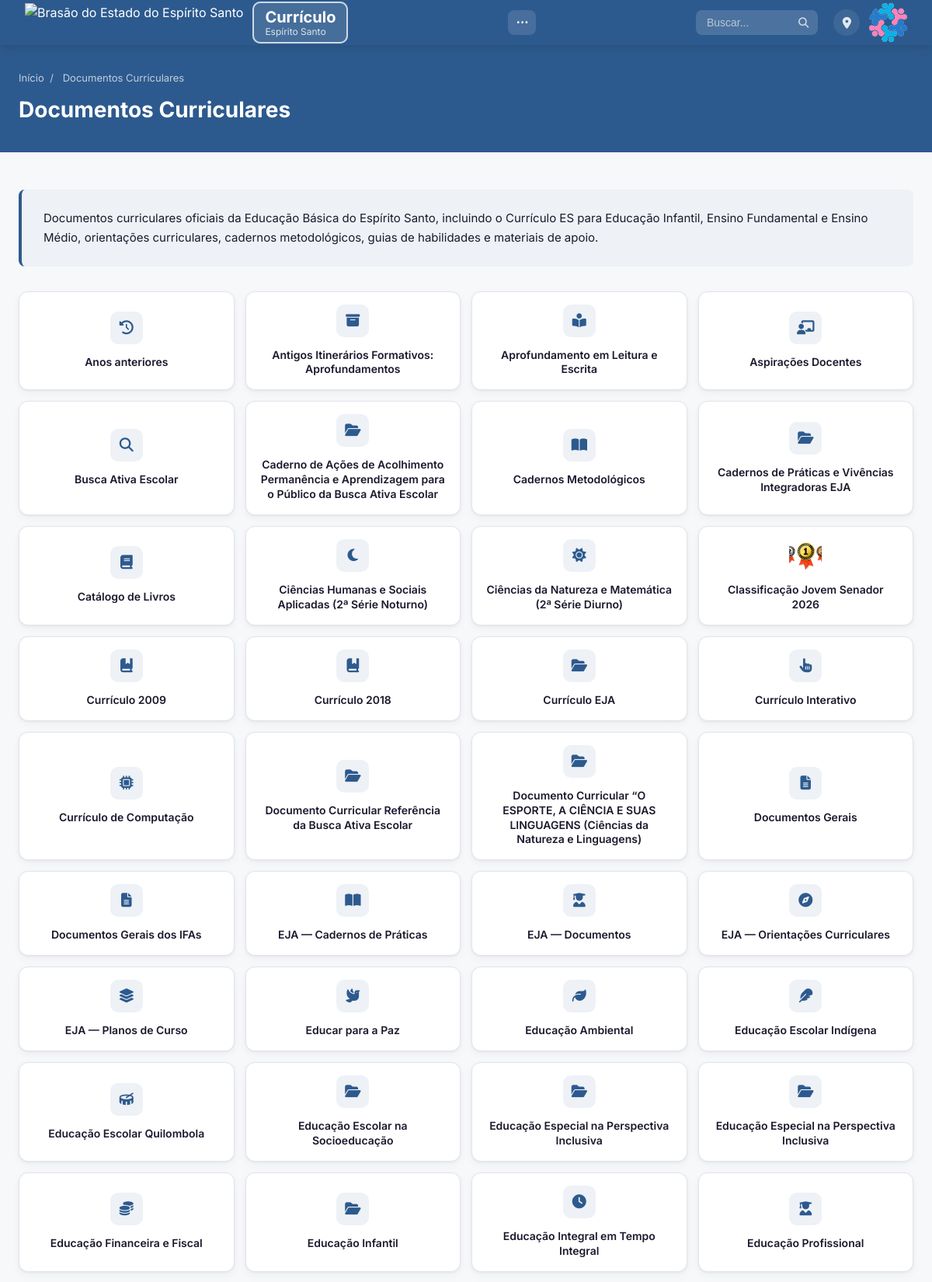
Screenshot of /categoria/documentos-curriculares/ (upper part) with the database file from the repository.
### conteudo/models.py (models this page shows, shortened)
class Categoria(models.Model):
    objects = CategoriaManager()
    todos_objetos = CategoriaTodosManager()
    nome = models.CharField('Nome', max_length=200)
    slug = models.SlugField('URL amigável', max_length=200, unique=True, blank=True)
    descricao = models.TextField('Descrição', blank=True)
    icone = models.CharField(
        'Ícone', max_length=50, blank=True,
        help_text='Nome do ícone (ex: fas fa-book, fas fa-trophy)'
    )
    icone_imagem = models.FileField(
        'Ícone personalizado (imagem)', upload_to='icones_categoria/', blank=True, null=True,
        help_text='Envie uma imagem para usar como ícone deste botão, no lugar do ícone '
                  'automático/Font Awesome. Aceita qualquer formato (PNG, JPG, SVG, ICO, '
                  'WEBP...). Use uma imagem com fundo transparente para não prejudicar a '
                  'estética do botão. A imagem é ajustada automaticamente ao espaço do '
                  'ícone (sem cortar) tanto no botão principal quanto em subbotões. Se '
                  'preenchido, tem prioridade sobre o ícone escolhido.'
    )
    icone_largura = models.PositiveIntegerField(
        'Largura do ícone (px)', null=True, blank=True,
        help_text='Opcional. Controla o tamanho do ícone deste botão em pixels '
                  '(Font Awesome ou imagem personalizada). Deixe em branco para '
                  'usar o tamanho padrão do site.'
    )
    icone_altura = models.PositiveIntegerField(
        'Altura do ícone (px)', null=True, blank=True,
        help_text='Opcional. Se vazio e a largura estiver preenchida, usa o mesmo '
                  'valor da largura (ícone quadrado).'
    )
    imagem = models.ImageField('Imagem de capa', upload_to='categorias/', blank=True, null=True)
    ordem = models.PositiveIntegerField('Ordem no menu', default=0)
    ativa = models.BooleanField('Ativa', default=True)
    categoria_pai = models.ForeignKey(
        'self', on_delete=models.CASCADE, null=True, blank=True,
        related_name='subcategorias', verbose_name='Categoria pai'
    )
    mostrar_menu_superior = models.BooleanField(
        'Aparecer na barra superior do site', default=False,
        help_text='Se marcado, o botão aparece na barra azul do topo da página '
                  'inicial e na lista "Navegação" do rodapé. Se desmarcado, some '
                  'dessas duas barras (mas a página da categoria continua existindo). '
                  'Vale apenas para botões do nível principal.'
    )
    mostrar_navegue_area = models.BooleanField(
        'Aparecer no "Navegue por área"', default=False,
        help_text='Se marcado, o botão aparece na seção "Navegue por área" da '
                  'página inicial. Se desmarcado, não aparece lá. '
                  'Vale apenas para botões do nível principal.'
    )
    mostrar_area_central = models.BooleanField(
        'Aparecer na área central (ao lado do Currículo Atual)', default=False,
        help_text='Se marcado, o botão aparece centralizado na página inicial, '
                  'ao lado do botão "Currículo Atual". Independente da barra '
                  'superior — pode marcar um, outro, os dois ou nenhum. A ordem '
                  'de exibição usa o mesmo campo "Ordem no menu". '
                  'Vale apenas para botões do nível principal.'
    )
    url_externa = models.URLField(
        'URL / Link de acesso externo', max_length=1000, blank=True,
        help_text='Opcional. Se preenchido, ao clicar neste botão o visitante '
                  'será direcionado para este endereço externo em vez de abrir '
                  'a página interna da categoria.'
    )
    mostrar_conteudos_recentes = models.BooleanField(
        'Aparecer em Conteúdos Recentes', default=False,
        help_text='Se marcado, os conteúdos desta categoria poderão aparecer '
                  'automaticamente na área "Conteúdos Recentes" da página inicial.'
    )
    mostrar_como_card = models.BooleanField(
        'Mostrar como card grande na página do pai', default=True,
        help_text='Vale apenas para subcategorias (botões dentro de outro botão). '
                  'Se marcado, aparece como chip no topo E como card grande clicável '
                  'no meio da página do pai. Se desmarcado, aparece SOMENTE como chip '
                  'no topo (sem duplicar). Subáreas criadas pela função "Criar subárea '
                  'nos botões marcados" já nascem desmarcadas, por padrão.'
    )
    excluido_em = models.DateTimeField(
        'Excluído em', null=True, blank=True, editable=False, db_index=True,
        help_text='Preenchido automaticamente quando o botão vai para a lixeira. '
                  'Fica recuperável por 30 dias — ver painel "Lixeira".'
    )
    class Meta:
        verbose_name = 'Categoria'
        verbose_name_plural = 'Categorias'
        ordering = ['ordem', 'nome']
        base_manager_name = 'todos_objetos'
    @property
    def icone_display(self):
        if self.icone:
            return self.icone
        return icone_por_texto(self.nome, fallback='fas fa-folder-open')
    @property
    def link_externo(self):
        url = (self.url_externa or '').strip()
        if not url:
            return ''
        if '://' in url or url.startswith(('mailto:', 'tel:', '//', '#', '/')):
            return url
        return 'https://' + url
    @property
    def icone_estilo_inline(self):
        if not self.icone_largura and not self.icone_altura:
            return ''
        largura = self.icone_largura or self.icone_altura
        altura = self.icone_altura or self.icone_largura
        fonte = max(10, int(altura * 0.45))
        return f'width:{largura}px;height:{altura}px;font-size:{fonte}px;'

### conteudo/views.py (the view, shortened to what this page needs)
# urls.py: path('categoria/<slug:slug>/', views.categoria_detalhe, name='categoria'),
def categoria_detalhe(request, slug):
    categoria = get_object_or_404(Categoria, slug=slug, ativa=True)
    subcategorias = categoria.subcategorias.filter(ativa=True).order_by('nome')
    respostas_qs = Comentario.objects.filter(status='publicado').order_by('data_criacao')
    comentarios = (
        categoria.comentarios.filter(status='publicado', parent__isnull=True)
        .prefetch_related(Prefetch('respostas', queryset=respostas_qs))
        .order_by('data_criacao')
    )
    if slug == SLUG_INDICE_GERAL:
        botoes = Categoria.objects.filter(
            ativa=True, categoria_pai__isnull=False
        ).order_by('nome')
        banners_cat = Banner.objects.filter(ativo=True, categoria=categoria)
        return render(request, 'categoria.html', {
            'categoria': categoria,
            'botoes': botoes,
            'pagina_indice': True,
            'banners': banners_cat,
            'comentarios': comentarios,
        })

### conteudo/context_processors.py (called while the page is built)
def site_config(request):
    imagens_rodape = list(RodapeImagem.objects.all())
    return {
        'config': ConfiguracaoSite.get_config(),
        'menu_categorias': Categoria.objects.filter(
            ativa=True, categoria_pai__isnull=True, mostrar_menu_superior=True
        ),
        'imagens_rodape_esq': [i for i in imagens_rodape if i.alinhamento == 'esquerda'],
        'imagens_rodape_centro': [i for i in imagens_rodape if i.alinhamento == 'centro'],
        'imagens_rodape_dir': [i for i in imagens_rodape if i.alinhamento == 'direita'],
    }

### conteudo/models.py (called while the page is built)
def icone_por_texto(texto, fallback='fas fa-file-lines'):
    texto = (texto or '').lower()
    for palavras, icone in ICONES_CRIATIVOS:
        if any(p in texto for p in palavras):
            return icone
    return fallback

    def get_queryset(self):
        return super().get_queryset().filter(excluido_em__isnull=True)

    @classmethod
    def get_config(cls):
        config, _ = cls.objects.get_or_create(pk=1)
        return config

### inteligencia/ua_parser.py (called while the page is built, shortened)
def detectar_dispositivo(ua):
    if not ua:
        return 'desktop'

def detectar_navegador(ua):
    if not ua:
        return 'Outro'

### templates/categoria.html (shortened to what this page needs)
{% extends 'base.html' %}
{% block logo_class %}logo-pulse{% endblock %}
{% block content %}
<section class="page-header">
    <div class="container">
        <nav class="breadcrumb">
            <a href="{% url 'conteudo:home' %}">Início</a>
            <span>/</span>
            <span>{{ categoria.nome }}</span>
        </nav>
        <h1>{{ categoria.nome }}</h1>
    </div>
</section>
<section class="section">
    <div class="container">
    {% if pagina_indice %}
        {% if categoria.descricao %}
        <div class="page-intro-body">{{ categoria.descricao|safe }}</div>
        {% endif %}
        <div class="topic-grid">
            {% for botao in botoes %}
            <a href="{% if botao.link_externo %}{{ botao.link_externo }}{% else %}{% url 'conteudo:categoria' botao.slug %}{% endif %}"
               class="topic-btn{% if botao.estilo.pulsante %} btn-pulse{% endif %}{% if botao.estilo.classe_tamanho %} {{ botao.estilo.classe_tamanho }}{% endif %}"
               {% if botao.link_externo %}target="_blank" rel="noopener"{% endif %}
               title="{{ botao.nome }}">
                <span class="topic-icon{% if botao.icone_imagem %} sem-fundo{% endif %}"{% if botao.icone_estilo_inline %} style="{{ botao.icone_estilo_inline }}"{% endif %}>
                    {% if botao.icone_imagem %}<img src="{{ botao.icone_imagem.url }}" alt="" class="icone-personalizado">
                    {% else %}<i class="{{ botao.icone_display }}"></i>{% endif %}
                </span>
                <span class="topic-label">{{ botao.nome }}</span>
            </a>
            {% endfor %}
        </div>
    {% endif %}
    </div>
</section>
{% endblock %}

### rows the page displays
Categoria: nome "Documentos Curriculares", descricao "Documentos curriculares oficiais da Educação Básica do Espírito Santo, incluindo o Currículo ES para Educação Infantil, Ensino Fundamental e Ensino Médio, orientações curriculares, cadernos metodológicos, guias de habilidades e materiais de apoio."
Categoria: nome "Anos anteriores"
Categoria: nome "Antigos Itinerários Formativos: Aprofundamentos"
Categoria: nome "Aprofundamento em Leitura e Escrita"
Categoria: nome "Aspirações Docentes"
Categoria: nome "Busca Ativa Escolar"
Categoria: nome "Caderno de Ações de Acolhimento Permanência e Aprendizagem para o Público da Busca Ativa Escolar"
Categoria: nome "Cadernos Metodológicos"
Categoria: nome "Cadernos de Práticas e Vivências Integradoras EJA"
Categoria: nome "Catálogo de Livros"
Categoria: nome "Ciências Humanas e Sociais Aplicadas (2ª Série Noturno)"
Categoria: nome "Ciências da Natureza e Matemática (2ª Série Diurno)"
Categoria: icone_imagem (picture), nome "Classificação Jovem Senador 2026"
Categoria: nome "Currículo 2009"
Categoria: nome "Currículo 2018"
Categoria: nome "Currículo EJA"
Categoria: nome "Currículo Interativo"
Categoria: nome "Currículo de Computação"
Categoria: nome "Documento Curricular Referência da Busca Ativa Escolar"
Categoria: nome "Documento Curricular “O ESPORTE, A CIÊNCIA E SUAS LINGUAGENS (Ciências da Natureza e Linguagens)"
Categoria: nome "Documentos Gerais"
Categoria: nome "Documentos Gerais dos IFAs"
Categoria: nome "EJA — Cadernos de Práticas"
Categoria: nome "EJA — Documentos"
Categoria: nome "EJA — Orientações Curriculares"
Categoria: nome "EJA — Planos de Curso"
Categoria: nome "Educar para a Paz"
Categoria: nome "Educação Ambiental"
Categoria: nome "Educação Escolar Indígena"
Categoria: nome "Educação Escolar Quilombola"
Categoria: nome "Educação Escolar na Socioeducação"
Categoria: nome "Educação Especial na Perspectiva Inclusiva"
Categoria: nome "Educação Especial na Perspectiva Inclusiva"
Categoria: nome "Educação Financeira e Fiscal"
Categoria: nome "Educação Infantil"
Categoria: nome "Educação Integral em Tempo Integral"
Categoria: nome "Educação Profissional"
